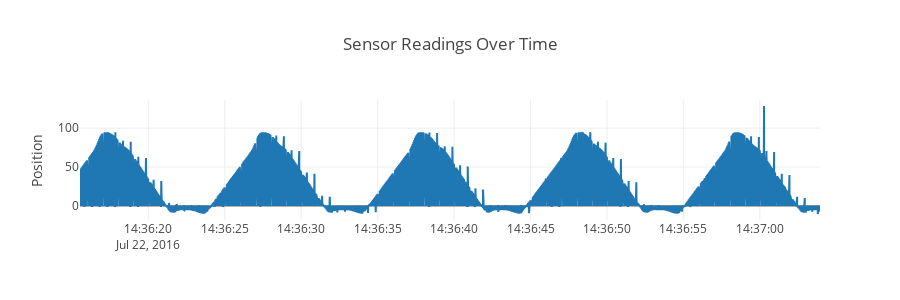
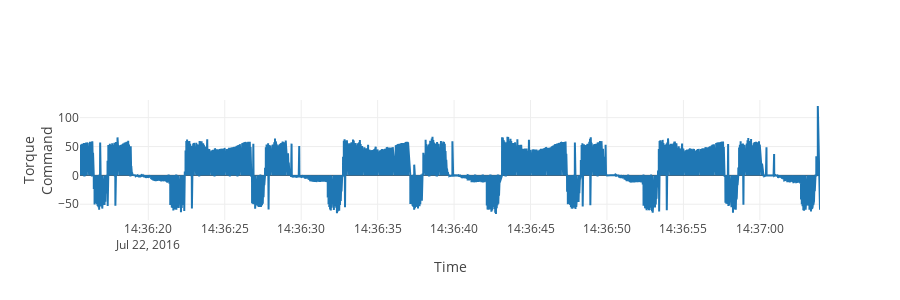

Notebook cell for these charts, in order:
### Markdown cell above
Sometimes the data we get from the sensor seems out of step with the pattern before and after.  These anomalies may be innocuous, or may indicate a problem with the SCARA Robot, especially as they become more frequent.  For example, we can see unusual spikes in the sensor readings below.

### Code cell
#%%local
trace1 = go.Scatter(
    x = df['TimeStamp'].iloc[80000:],
    y = df['::[scararobot]Ax_J1.ActualPosition'].iloc[80000:]
)
trace2 = go.Scatter(
    x = df['TimeStamp'].iloc[80000:],
    y = df['::[scararobot]Ax_J3.TorqueCommand'].iloc[80000:]
)

layout = dict(height=300, title = 'Sensor Readings Over Time', yaxis=dict(title='Position'))
fig = dict(data=[trace1], layout = layout)
iplot(fig)


layout = dict(height=300, xaxis = dict(title='Time'), yaxis=dict(title='Torque<br>Command'))
fig = dict(data=[trace2], layout = layout)
iplot(fig)

### Figure 1 — Plotly figure (JSON) as saved in the notebook; plotly's stock layout.template omitted (floating-point values rounded to 4 significant figures; data arrays with more than 128 entries replaced by an {"elided": "..."} marker saying what was removed)
{"data": [{"type": "scatter", "x": {"elided": "1930 str values"}, "y": {"elided": "1930 float values"}}], "layout": {"height": 300, "title": "Sensor Readings Over Time", "yaxis": {"title": "Position"}}}

### Figure 2 — Plotly figure (JSON) as saved in the notebook; plotly's stock layout.template omitted (floating-point values rounded to 4 significant figures; data arrays with more than 128 entries replaced by an {"elided": "..."} marker saying what was removed)
{"data": [{"type": "scatter", "x": {"elided": "1930 str values"}, "y": {"elided": "1930 float values"}}], "layout": {"height": 300, "xaxis": {"title": "Time"}, "yaxis": {"title": "Torque<br>Command"}}}
